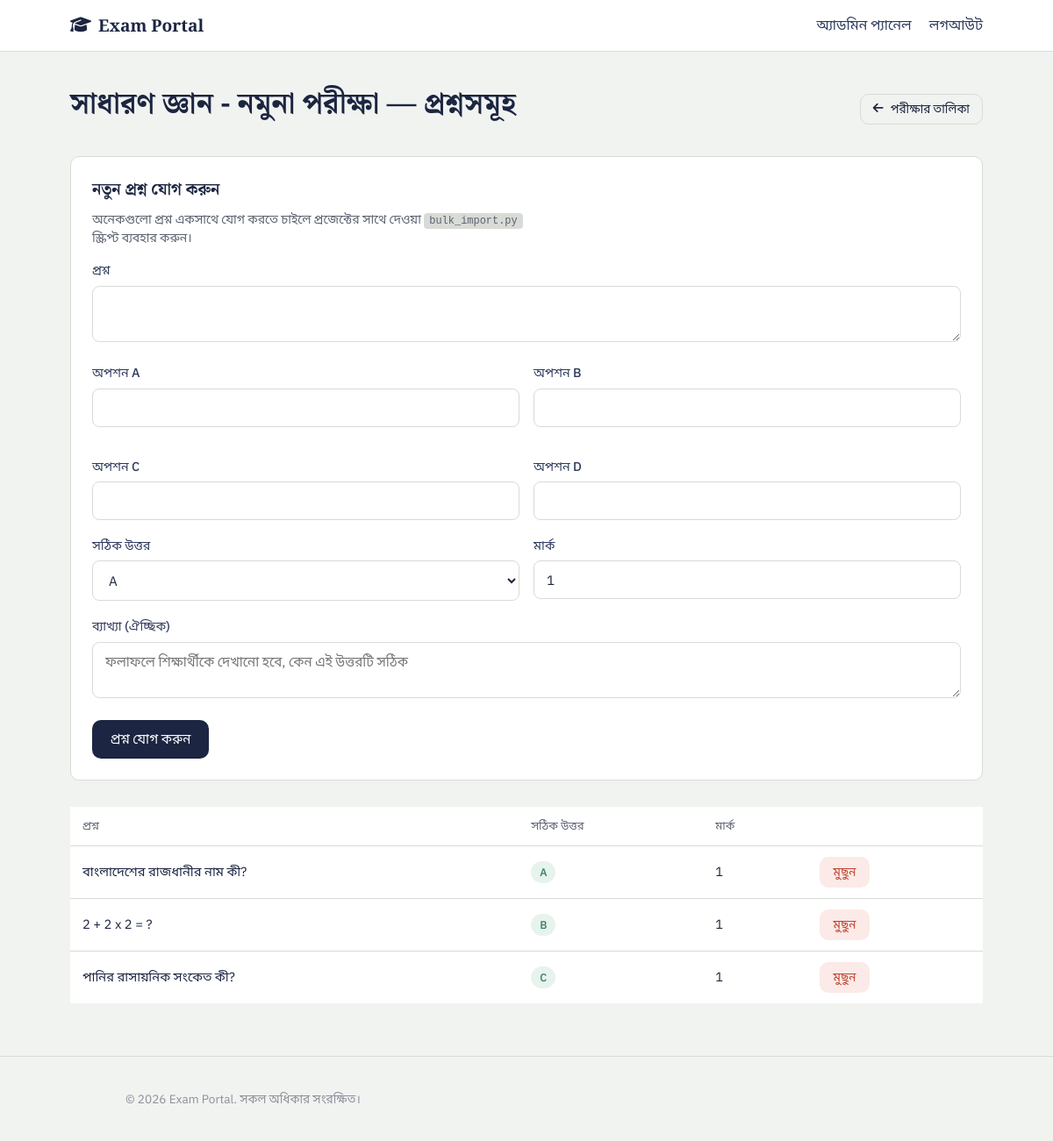
Page /admin/questions.php?exam_id=1 (signed in) on the committed database.
### tables this page shows
CREATE TABLE exams (
    id INT AUTO_INCREMENT PRIMARY KEY,
    title VARCHAR(150) NOT NULL,
    description TEXT,
    duration_minutes INT NOT NULL DEFAULT 30,
    negative_marking DECIMAL(3,2) NOT NULL DEFAULT 0.00,
    pass_percentage INT NOT NULL DEFAULT 40,
    is_active TINYINT(1) NOT NULL DEFAULT 1,
    created_at TIMESTAMP DEFAULT CURRENT_TIMESTAMP
);

CREATE TABLE questions (
    id INT AUTO_INCREMENT PRIMARY KEY,
    exam_id INT NOT NULL,
    question_text TEXT NOT NULL,
    option_a VARCHAR(500) NOT NULL,
    option_b VARCHAR(500) NOT NULL,
    option_c VARCHAR(500) NOT NULL,
    option_d VARCHAR(500) NOT NULL,
    correct_option CHAR(1) NOT NULL,
    explanation TEXT,
    marks INT NOT NULL DEFAULT 1,
    FOREIGN KEY (exam_id) REFERENCES exams(id) ON DELETE CASCADE
);

### includes/auth.php (called while the page is built, shortened)
<?php
function isStudentLoggedIn() {
    return isset($_SESSION['student_id']);
}
function isAdminLoggedIn() {
    return isset($_SESSION['admin_id']);
}
function e($string) {
    return htmlspecialchars($string ?? '', ENT_QUOTES, 'UTF-8');
}

### admin/questions.php (the view, shortened to what this page needs)
<?php
require_once __DIR__ . '/../config/db.php';
require_once __DIR__ . '/../includes/auth.php';
$examId = (int)($_GET['exam_id'] ?? 0);
$examStmt = $pdo->prepare("SELECT * FROM exams WHERE id = ?");
$examStmt->execute([$examId]);
$exam = $examStmt->fetch();
$qStmt = $pdo->prepare("SELECT * FROM questions WHERE exam_id = ? ORDER BY id ASC");
$qStmt->execute([$examId]);
$questions = $qStmt->fetchAll();
require_once __DIR__ . '/../includes/header.php';
?>
<div class="page-head">
  <h1><?= e($exam['title']) ?> — প্রশ্নসমূহ</h1>
  <a href="<?= BASE_URL ?>/admin/exams.php" class="btn btn-outline btn-sm"><i class="fa-solid fa-arrow-left"></i> পরীক্ষার তালিকা</a>
</div>
<div class="card" style="margin-bottom:30px;">
  <h3>নতুন প্রশ্ন যোগ করুন</h3>
  <p style="color:var(--graphite); font-size:0.88rem;">অনেকগুলো প্রশ্ন একসাথে যোগ করতে চাইলে প্রজেক্টের সাথে দেওয়া <code>bulk_import.py</code> স্ক্রিপ্ট ব্যবহার করুন।</p>
  <form method="post">
    <div class="field">
      <label>প্রশ্ন</label>
      <textarea name="question_text" rows="2" required></textarea>
    </div>
    <div style="display:grid; grid-template-columns:1fr 1fr; gap:16px;">
      <div class="field"><label>অপশন A</label><input type="text" name="option_a" required></div>
      <div class="field"><label>অপশন B</label><input type="text" name="option_b" required></div>
      <div class="field"><label>অপশন C</label><input type="text" name="option_c" required></div>
      <div class="field"><label>অপশন D</label><input type="text" name="option_d" required></div>
    </div>
    <div style="display:grid; grid-template-columns:1fr 1fr; gap:16px;">
      <div class="field">
        <label>সঠিক উত্তর</label>
        <select name="correct_option">
          <option value="A">A</option><option value="B">B</option><option value="C">C</option><option value="D">D</option>
        </select>
      </div>
      <div class="field"><label>মার্ক</label><input type="number" name="marks" value="1" min="1"></div>
    </div>
    <div class="field">
      <label>ব্যাখ্যা (ঐচ্ছিক)</label>
      <textarea name="explanation" rows="2" placeholder="ফলাফলে শিক্ষার্থীকে দেখানো হবে, কেন এই উত্তরটি সঠিক"></textarea>
    </div>
    <button type="submit" class="btn btn-primary">প্রশ্ন যোগ করুন</button>
  </form>
</div>
<div class="table-wrap">
  <table>
    <thead><tr><th>প্রশ্ন</th><th>সঠিক উত্তর</th><th>মার্ক</th><th></th></tr></thead>
    <tbody>
    <?php foreach ($questions as $q): ?>
      <tr>
        <td><?= e(mb_substr($q['question_text'], 0, 70)) ?><?= mb_strlen($q['question_text']) > 70 ? '…' : '' ?></td>
        <td><span class="badge badge-success"><?= e($q['correct_option']) ?></span></td>
        <td><?= $q['marks'] ?></td>
        <td><a href="?exam_id=<?= $examId ?>&delete=<?= $q['id'] ?>" class="btn btn-danger btn-sm" onclick="return confirm('মুছে ফেলবেন?')">মুছুন</a></td>
      </tr>
    <?php endforeach; ?>
    </tbody>
  </table>
</div>
<?php require_once __DIR__ . '/../includes/footer.php'; ?>

### includes/header.php (shortened to what this page needs)
<!DOCTYPE html>
<html lang="bn">
<head>
<link rel="stylesheet" href="https://cdnjs.cloudflare.com/ajax/libs/font-awesome/6.5.1/css/all.min.css">
<link rel="stylesheet" href="<?= BASE_URL ?>/assets/css/style.css">
</head>
<body>
<nav class="navbar">
  <div class="navbar-inner">
    <a href="<?= BASE_URL ?>/index.php" class="brand"><i class="fa-solid fa-graduation-cap"></i> Exam Portal</a>
    <div class="nav-links">
      <?php if (isStudentLoggedIn()): ?>
        <a href="<?= BASE_URL ?>/dashboard.php">ড্যাশবোর্ড</a>
        <a href="<?= BASE_URL ?>/logout.php">লগআউট</a>
      <?php elseif (isAdminLoggedIn()): ?>
        <a href="<?= BASE_URL ?>/admin/dashboard.php">অ্যাডমিন প্যানেল</a>
        <a href="<?= BASE_URL ?>/admin/logout.php">লগআউট</a>
      <?php else: ?>
        <a href="<?= BASE_URL ?>/login.php">লগইন</a>
        <a href="<?= BASE_URL ?>/register.php" class="nav-cta">রেজিস্ট্রেশন</a>
      <?php endif; ?>
    </div>
  </div>
</nav>
<main class="main-content">

### includes/footer.php
</main>
<footer class="site-footer">
  <p>&copy; <?= date('Y') ?> Exam Portal. সকল অধিকার সংরক্ষিত।</p>
</footer>
</body>
</html>

### assets/css/style.css (style rules this page uses)
:root { --ink: #1C2541; --ink-soft: #2E3A5C; --paper: #F1F3F0; --paper-raised: #FFFFFF; --graphite: #5B6270; --graphite-light: #8B909C; --line: #D8DBD6; --pen-red: #C1432E; --pen-red-soft: #FBEAE7; --mark-green: #2E7D5B; --mark-green-soft: #E7F3ED; --bubble-gold: #B8860F; --bubble-gold-soft: #FBF3DE; --radius: 10px; }
* { box-sizing: border-box; }
body { margin: 0; font-family: 'IBM Plex Sans', 'Noto Sans Bengali', sans-serif; background: var(--paper); color: var(--ink); line-height: 1.55; }
h1, h2, h3, .display { font-family: 'Spectral', 'Noto Serif Bengali', serif; font-weight: 600; color: var(--ink); line-height: 1.25; margin: 0 0 0.5em; }
h1 { font-size: 2.1rem; }
h3 { font-size: 1.15rem; }
p { max-width: 62ch; }
a { color: var(--ink-soft); text-decoration: none; }
code { background: var(--line); padding: 2px 6px; border-radius: 4px; font-size: 0.85em; }
.navbar { background: var(--paper-raised); border-bottom: 1px solid var(--line); position: sticky; top: 0; z-index: 20; }
.navbar-inner { max-width: 1080px; margin: 0 auto; padding: 14px 20px; display: flex; align-items: center; justify-content: space-between; }
.brand { font-family: 'Spectral', serif; font-weight: 600; font-size: 1.2rem; color: var(--ink); display: flex; align-items: center; gap: 8px; }
.nav-links { display: flex; align-items: center; gap: 20px; }
.nav-links a { color: var(--ink-soft); font-weight: 500; }
.main-content { max-width: 1080px; margin: 0 auto; padding: 36px 20px 60px; min-height: 60vh; }
.site-footer { text-align: center; padding: 24px; color: var(--graphite-light); font-size: 0.85rem; border-top: 1px solid var(--line); }
.card { background: var(--paper-raised); border: 1px solid var(--line); border-radius: var(--radius); padding: 24px; }
.btn { display: inline-flex; align-items: center; justify-content: center; gap: 8px; padding: 10px 20px; border-radius: var(--radius); border: 1px solid transparent; font-weight: 500; font-size: 0.95rem; cursor: pointer; font-family: inherit; }
.btn-primary { background: var(--ink); color: #fff; }
.btn-outline { background: transparent; border-color: var(--line); color: var(--ink); }
.btn-danger { background: var(--pen-red-soft); color: var(--pen-red); }
.btn-sm { padding: 6px 14px; font-size: 0.85rem; }
.field { margin-bottom: 18px; }
.field label { display: block; margin-bottom: 6px; font-weight: 500; font-size: 0.9rem; color: var(--ink-soft); }
.field input, .field textarea, .field select { width: 100%; padding: 11px 14px; border: 1px solid var(--line); border-radius: 8px; font-family: inherit; font-size: 0.95rem; background: var(--paper-raised); color: var(--ink); }
.table-wrap { overflow-x: auto; }
table { width: 100%; border-collapse: collapse; background: var(--paper-raised); }
th, td { text-align: left; padding: 12px 14px; border-bottom: 1px solid var(--line); font-size: 0.92rem; }
th { color: var(--graphite); font-weight: 500; font-size: 0.82rem; }
tr:last-child td { border-bottom: none; }
.badge { display: inline-block; padding: 3px 10px; border-radius: 20px; font-size: 0.78rem; font-weight: 500; }
.badge-success { background: var(--mark-green-soft); color: var(--mark-green); }
.page-head { display: flex; align-items: center; justify-content: space-between; margin-bottom: 24px; flex-wrap: wrap; gap: 12px; }

### rows in the picture
exams: title "সাধারণ জ্ঞান - নমুনা পরীক্ষা"
questions: question_text "বাংলাদেশের রাজধানীর নাম কী?", correct_option "A", marks "1"
questions: question_text "2 + 2 x 2 = ?", correct_option "B", marks "1"
questions: question_text "পানির রাসায়নিক সংকেত কী?", correct_option "C", marks "1"
